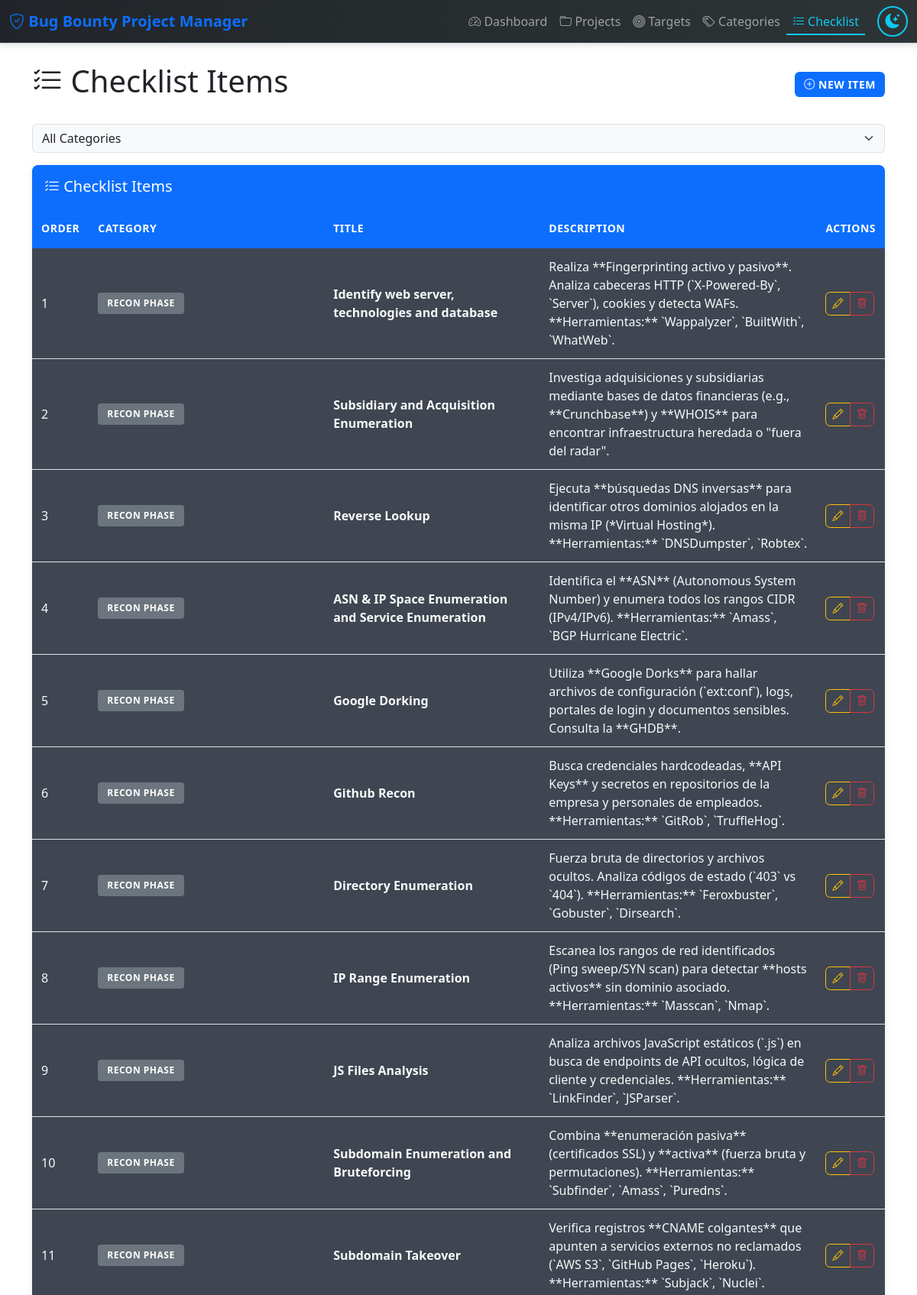
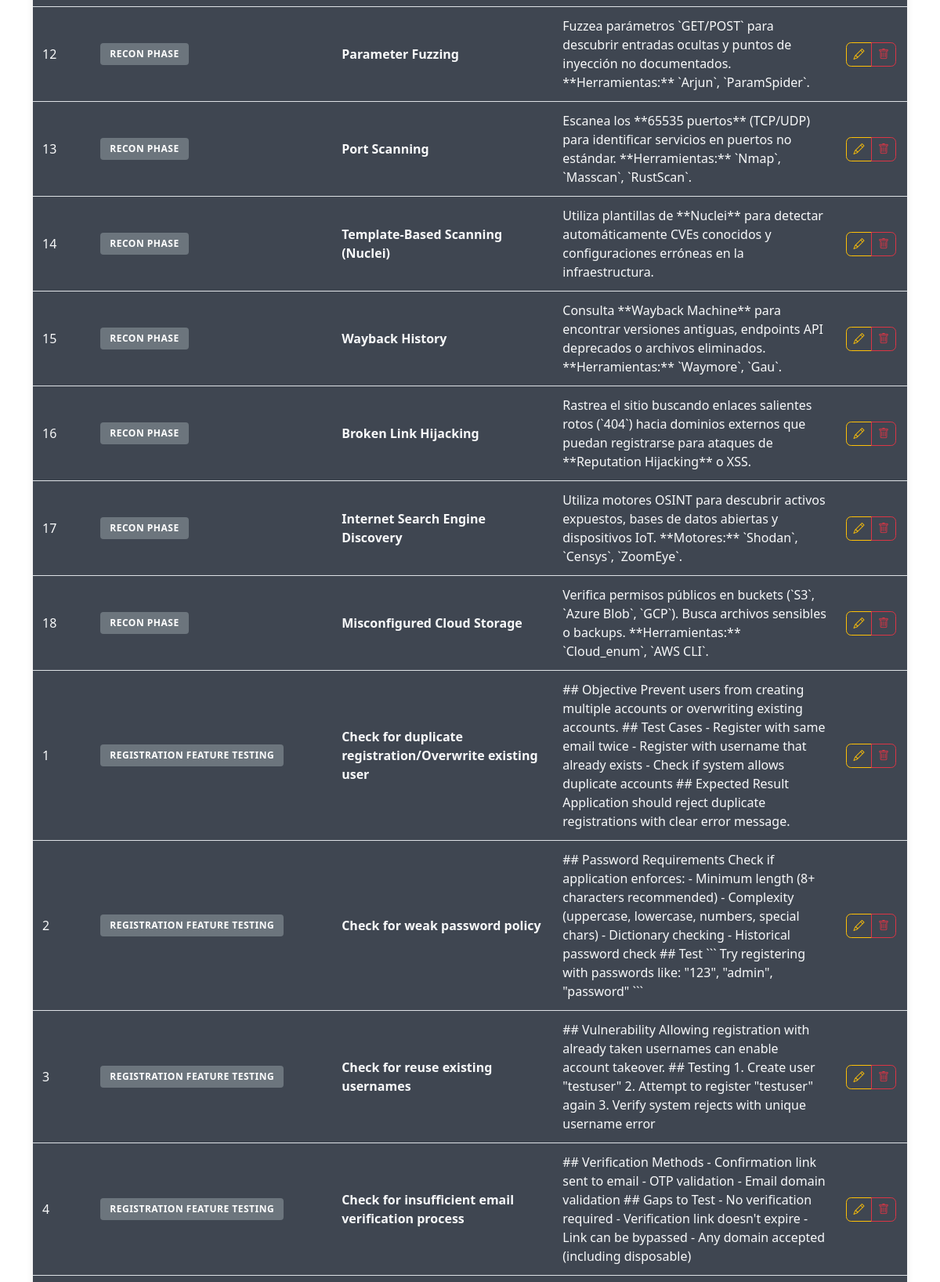
Screenshot of /checklist (upper part) with the database file from the repository (2 pictures, top to bottom).
### tables this page shows
CREATE TABLE IF NOT EXISTS checklist_items (
    id INT AUTO_INCREMENT PRIMARY KEY,
    category_id INT NOT NULL,
    title TEXT NOT NULL,
    description TEXT,
    order_num INT DEFAULT 0,
    created_at TIMESTAMP DEFAULT CURRENT_TIMESTAMP,
    FOREIGN KEY (category_id) REFERENCES categories(id) ON DELETE CASCADE
);

CREATE TABLE IF NOT EXISTS categories (
    id INT AUTO_INCREMENT PRIMARY KEY,
    name VARCHAR(255) NOT NULL,
    description TEXT,
    order_num INT DEFAULT 0,
    created_at TIMESTAMP DEFAULT CURRENT_TIMESTAMP
);

### app/Controllers/ChecklistController.php (called while the page is built, shortened)
<?php
class ChecklistController extends Controller
{
    private ChecklistItem $model;
    private Category $categoryModel;
    public function __construct()
    {
        $this->model = new ChecklistItem();
        $this->categoryModel = new Category();
    }
    public function index(): void
    {
        $categoryId = $this->input('category_id');
        if ($categoryId) {
            $items = $this->model->getByCategory((int) $categoryId);
        } else {
            $items = $this->model->getAllWithCategory();
        }
        $categories = $this->categoryModel->all();
        $this->view('checklist.index', [
            'items' => $items,
            'categories' => $categories,
            'selectedCategory' => $categoryId
        ]);
    }
}

### app/Core/Router.php (called while the page is built, shortened)
<?php
class Router
{
    private array $routes = [];
    private string $basePath = '';
    public function __construct(string $basePath = '')
    {
        $this->basePath = rtrim($basePath, '/');
    }
    private function addRoute(string $method, string $path, callable|array $handler): void
    {
        $path = $this->basePath . $path;
        $this->routes[] = [
            'method' => $method,
            'path' => $path,
            'handler' => $handler,
            'pattern' => $this->compileRoute($path)
        ];
    }
    private function compileRoute(string $path): string
    {
        $pattern = preg_replace('/\{([a-zA-Z_][a-zA-Z0-9_]*)\}/', '(?P<$1>[^/]+)', $path);
        return '#^' . $pattern . '$#';
    }
    public function dispatch(string $method, string $uri): mixed
    {
        $uri = strtok($uri, '?');
        $uri = rtrim($uri, '/') ?: '/';
        foreach ($this->routes as $route) {
            if ($route['method'] !== $method) {
                continue;
            }
            if (preg_match($route['pattern'], $uri, $matches)) {
                $params = array_filter($matches, 'is_string', ARRAY_FILTER_USE_KEY);
                return $this->callHandler($route['handler'], $params);
            }
        }
        return $this->notFound();
    }
    private function callHandler(callable|array $handler, array $params): mixed
    {
        if (is_array($handler)) {
            [$controller, $method] = $handler;
            $controller = new $controller();
            return $controller->$method(...array_values($params));
        }
        return $handler(...array_values($params));
    }
}

### public/index.php (called while the page is built, shortened)
<?php
$router = new \App\Core\Router();
$method = $_SERVER['REQUEST_METHOD'];
$uri = parse_url($_SERVER['REQUEST_URI'], PHP_URL_PATH);
try {
    $result = $router->dispatch($method, $uri);
} catch (\Exception $e) {
    http_response_code(500);
    if ($_SERVER['HTTP_ACCEPT'] === 'application/json' || str_starts_with($uri, '/api/')) {
        header('Content-Type: application/json');
        echo json_encode(['error' => $e->getMessage()]);
    } else {
        echo "Error: " . $e->getMessage();
    }
}

### config/database.php (called while the page is built)
<?php
return [
    'host' => getenv('DB_HOST') ?: 'db',
    'port' => getenv('DB_PORT') ?: '3306',
    'database' => getenv('DB_NAME') ?: 'bbpm_db',
    'username' => getenv('DB_USER') ?: 'bbpm_user',
    'password' => getenv('DB_PASS') ?: 'bbpm_password',
    'charset' => 'utf8mb4',
    'options' => [
        PDO::ATTR_ERRMODE => PDO::ERRMODE_EXCEPTION,
        PDO::ATTR_DEFAULT_FETCH_MODE => PDO::FETCH_ASSOC,
        PDO::ATTR_EMULATE_PREPARES => false,
    ]
];

### app/Core/Database.php (called while the page is built, shortened)
<?php
class Database
{
    private static ?PDO $instance = null;
    public static function getInstance(): PDO
    {
        if (self::$instance === null) {
            $config = require __DIR__ . '/../../config/database.php';
            $dsn = sprintf(
                'mysql:host=%s;port=%s;dbname=%s;charset=%s',
                $config['host'],
                $config['port'],
                $config['database'],
                $config['charset']
            );
            try {
                self::$instance = new PDO(
                    $dsn,
                    $config['username'],
                    $config['password'],
                    $config['options']
                );
            } catch (PDOException $e) {
                throw new PDOException('Database connection failed: ' . $e->getMessage());
            }
        }
        return self::$instance;
    }
}

### app/Models/ChecklistItem.php (called while the page is built, shortened)
<?php
class ChecklistItem extends Model
{
    public function getAllWithCategory(): array
    {
        $sql = "
            SELECT ci.*, c.name as category_name
            FROM checklist_items ci
            JOIN categories c ON ci.category_id = c.id
            ORDER BY c.order_num, ci.order_num
        ";
        return $this->query($sql)->fetchAll();
    }
}

### app/Core/Model.php (called while the page is built, shortened)
<?php
abstract class Model
{
    protected PDO $db;
    public function __construct()
    {
        $this->db = Database::getInstance();
    }
    public function query(string $sql, array $params = []): \PDOStatement
    {
        $stmt = $this->db->prepare($sql);
        $stmt->execute($params);
        return $stmt;
    }
}

### app/Views/checklist/index.php (the view, shortened to what this page needs)
<div class="container">
    <div class="d-flex justify-content-between align-items-center mb-4">
        <h1><i class="bi bi-list-check"></i> Checklist Items</h1>
        <button class="btn btn-primary" data-bs-toggle="modal" data-bs-target="#createModal">
            <i class="bi bi-plus-circle"></i> New Item
        </button>
    </div>
    <div class="mb-3">
        <select class="form-select" onchange="window.location.href='/checklist?category_id=' + this.value">
            <option value="">All Categories</option>
        </select>
    </div>
    <?php if (empty($items)): ?>
        <div class="alert alert-info">
            No checklist items found.
        </div>
    <?php else: ?>
        <div class="card">
            <div class="card-header d-flex justify-content-between align-items-center">
                <h5 class="mb-0"><i class="bi bi-list-check"></i> Checklist Items</h5>
            </div>
            <div class="card-body p-0">
                <div class="table-responsive">
                    <table class="table table-hover mb-0">
                        <thead>
                            <tr>
                                <th>Order</th>
                                <th>Category</th>
                                <th>Title</th>
                                <th>Description</th>
                                <th>Actions</th>
                            </tr>
                        </thead>
                <tbody>
                    <?php foreach ($items as $item): ?>
                        <tr>
                            <td><?= $item['order_num'] ?? 0 ?></td>
                            <td><span class="badge bg-secondary"><?= htmlspecialchars($item['category_name'] ?? '') ?></span></td>
                            <td><strong><?= htmlspecialchars($item['title']) ?></strong></td>
                            <td><?= htmlspecialchars($item['description'] ?? '') ?></td>
                            <td>
                                <div class="btn-group">
                                    <button class="btn btn-sm btn-outline-warning" onclick="editItem(<?= htmlspecialchars(json_encode($item)) ?>)">
                                        <i class="bi bi-pencil"></i>
                                    </button>
                                    <button class="btn btn-sm btn-outline-danger btn-delete"
                                            data-url="/checklist/<?= $item['id'] ?>"
                                            data-confirm="Delete this item?">
                                        <i class="bi bi-trash"></i>
                                    </button>
                                </div>
                            </td>
                        </tr>
                    <?php endforeach; ?>
                </tbody>
            </table>
                </div>
            </div>
        </div>
    <?php endif; ?>
</div>

### public/assets/css/style.css (style rules this page uses)
:root { --primary: #0d6efd; --secondary: #6c757d; --success: #198754; --danger: #dc3545; --warning: #ffc107; --info: #0dcaf0; --light: #f8f9fa; --dark: #212529; --primary-light: #e7f1ff; --primary-dark: #0a58ca; --success-light: #d1e7dd; --success-dark: #146c43; --danger-light: #f8d7da; --danger-dark: #b02a37; --warning-light: #fff3cd; --warning-dark: #ccab00; --bg-primary: #ffffff; --bg-secondary: #f8f9fa; --text-primary: #212529; --text-secondary: #6c757d; --border-color: #dee2e6; --gradient-primary: linear-gradient(135deg, #0d6efd 0%, #0a58ca 100%); --gradient-success: linear-gradient(135deg, #198754 0%, #146c43 100%); --gradient-danger: linear-gradient(135deg, #dc3545 0%, #b02a37 100%); --transition-base: all 0.15s ease-in-out; }
body { min-height: 100vh; background-color: var(--bg-primary); color: var(--text-primary); transition: var(--transition-base); }
.card { border: none; background-color: var(--bg-secondary); color: var(--text-primary); box-shadow: 0 2px 8px rgba(0, 0, 0, 0.1); transition: var(--transition-base); border-radius: 0.5rem; overflow: hidden; }
.card-header { background: var(--primary); color: white; border: none; font-weight: 600; padding: 1rem; }
.table { color: var(--text-primary); border-color: var(--border-color); margin-bottom: 0; }
.table thead th { background: var(--primary); color: white; border: none; font-weight: 600; text-transform: uppercase; font-size: 0.875rem; letter-spacing: 0.5px; padding: 1rem 0.75rem; vertical-align: middle; }
.table tbody td { padding: 0.75rem; vertical-align: middle; background-color: #3f4651; color: #f8f9fa; }
.table-hover tbody tr { transition: var(--transition-base); cursor: pointer; }
.btn { transition: var(--transition-base); font-weight: 600; border-radius: 0.4rem; text-transform: uppercase; font-size: 0.875rem; letter-spacing: 0.5px; }
.btn-primary { background: var(--primary); border: none; }
.btn-outline-warning { color: var(--warning); border-color: var(--warning); }
.btn-outline-danger { color: var(--danger); border-color: var(--danger); }
.badge { font-weight: 600; padding: 0.5rem 0.75rem; border-radius: 0.25rem; text-transform: uppercase; font-size: 0.75rem; letter-spacing: 0.5px; }
.form-control, .form-select { background-color: var(--bg-secondary); color: var(--text-primary); border-color: var(--border-color); transition: var(--transition-base); }
* { transition: background-color 0.3s ease, color 0.3s ease, border-color 0.3s ease; }

### rows the page displays
checklist_items: order_num "1", category.name "RECON PHASE", title "Identify web server, technologies and database", description "Realiza **Fingerprinting activo y pasivo**. Analiza cabeceras HTTP (`X-Powered-By`, `Server`), cookies y detecta WAFs. **Herramientas:** `Wappalyzer`, `BuiltWith`, `WhatWeb`."
checklist_items: order_num "2", category.name "RECON PHASE", title "Subsidiary and Acquisition Enumeration", description "Investiga adquisiciones y subsidiarias mediante bases de datos financieras (e.g., **Crunchbase**) y **WHOIS** para encontrar infraestructura heredada o \"fuera del radar\"."
checklist_items: order_num "3", category.name "RECON PHASE", title "Reverse Lookup", description "Ejecuta **búsquedas DNS inversas** para identificar otros dominios alojados en la misma IP (*Virtual Hosting*). **Herramientas:** `DNSDumpster`, `Robtex`."
checklist_items: order_num "4", category.name "RECON PHASE", title "ASN & IP Space Enumeration and Service Enumeration", description "Identifica el **ASN** (Autonomous System Number) y enumera todos los rangos CIDR (IPv4/IPv6). **Herramientas:** `Amass`, `BGP Hurricane Electric`."
checklist_items: order_num "5", category.name "RECON PHASE", title "Google Dorking", description "Utiliza **Google Dorks** para hallar archivos de configuración (`ext:conf`), logs, portales de login y documentos sensibles. Consulta la **GHDB**."
checklist_items: order_num "6", category.name "RECON PHASE", title "Github Recon", description "Busca credenciales hardcodeadas, **API Keys** y secretos en repositorios de la empresa y personales de empleados. **Herramientas:** `GitRob`, `TruffleHog`."
checklist_items: order_num "7", category.name "RECON PHASE", title "Directory Enumeration", description "Fuerza bruta de directorios y archivos ocultos. Analiza códigos de estado (`403` vs `404`). **Herramientas:** `Feroxbuster`, `Gobuster`, `Dirsearch`."
checklist_items: order_num "8", category.name "RECON PHASE", title "IP Range Enumeration", description "Escanea los rangos de red identificados (Ping sweep/SYN scan) para detectar **hosts activos** sin dominio asociado. **Herramientas:** `Masscan`, `Nmap`."
checklist_items: order_num "9", category.name "RECON PHASE", title "JS Files Analysis", description "Analiza archivos JavaScript estáticos (`.js`) en busca de endpoints de API ocultos, lógica de cliente y credenciales. **Herramientas:** `LinkFinder`, `JSParser`."
checklist_items: order_num "10", category.name "RECON PHASE", title "Subdomain Enumeration and Bruteforcing", description "Combina **enumeración pasiva** (certificados SSL) y **activa** (fuerza bruta y permutaciones). **Herramientas:** `Subfinder`, `Amass`, `Puredns`."
checklist_items: order_num "11", category.name "RECON PHASE", title "Subdomain Takeover", description "Verifica registros **CNAME colgantes** que apunten a servicios externos no reclamados (`AWS S3`, `GitHub Pages`, `Heroku`). **Herramientas:** `Subjack`, `Nuclei`."
checklist_items: order_num "12", category.name "RECON PHASE", title "Parameter Fuzzing", description "Fuzzea parámetros `GET/POST` para descubrir entradas ocultas y puntos de inyección no documentados. **Herramientas:** `Arjun`, `ParamSpider`."
checklist_items: order_num "13", category.name "RECON PHASE", title "Port Scanning", description "Escanea los **65535 puertos** (TCP/UDP) para identificar servicios en puertos no estándar. **Herramientas:** `Nmap`, `Masscan`, `RustScan`."
checklist_items: order_num "14", category.name "RECON PHASE", title "Template-Based Scanning (Nuclei)", description "Utiliza plantillas de **Nuclei** para detectar automáticamente CVEs conocidos y configuraciones erróneas en la infraestructura."
checklist_items: order_num "15", category.name "RECON PHASE", title "Wayback History", description "Consulta **Wayback Machine** para encontrar versiones antiguas, endpoints API deprecados o archivos eliminados. **Herramientas:** `Waymore`, `Gau`."
checklist_items: order_num "16", category.name "RECON PHASE", title "Broken Link Hijacking", description "Rastrea el sitio buscando enlaces salientes rotos (`404`) hacia dominios externos que puedan registrarse para ataques de **Reputation Hijacking** o XSS."
checklist_items: order_num "17", category.name "RECON PHASE", title "Internet Search Engine Discovery", description "Utiliza motores OSINT para descubrir activos expuestos, bases de datos abiertas y dispositivos IoT. **Motores:** `Shodan`, `Censys`, `ZoomEye`."
checklist_items: order_num "18", category.name "RECON PHASE", title "Misconfigured Cloud Storage", description "Verifica permisos públicos en buckets (`S3`, `Azure Blob`, `GCP`). Busca archivos sensibles o backups. **Herramientas:** `Cloud_enum`, `AWS CLI`."
checklist_items: order_num "1", category.name "REGISTRATION FEATURE TESTING", title "Check for duplicate registration/Overwrite existing user", description "## Objective Prevent users from creating multiple accounts or overwriting existing accounts. ## Test Cases - Register with same email twice - Register with username that already exists - Check if system allows duplicate accounts ## Expected Result Application should reject duplicate registrations with clear error message."
checklist_items: order_num "2", category.name "REGISTRATION FEATURE TESTING", title "Check for weak password policy", description "## Password Requirements Check if application enforces: - Minimum length (8+ characters recommended) - Complexity (uppercase, lowercase, numbers, special chars) - Dictionary checking - Historical password check ## Test ``` Try registering with passwords like: \"123\", \"admin\", \"password\" ```"
checklist_items: order_num "3", category.name "REGISTRATION FEATURE TESTING", title "Check for reuse existing usernames", description "## Vulnerability Allowing registration with already taken usernames can enable account takeover. ## Testing 1. Create user \"testuser\" 2. Attempt to register \"testuser\" again 3. Verify system rejects with unique username error"
checklist_items: order_num "4", category.name "REGISTRATION FEATURE TESTING", title "Check for insufficient email verification process", description "## Verification Methods - Confirmation link sent to email - OTP validation - Email domain validation ## Gaps to Test - No verification required - Verification link doesn't expire - Link can be bypassed - Any domain accepted (including disposable)"
